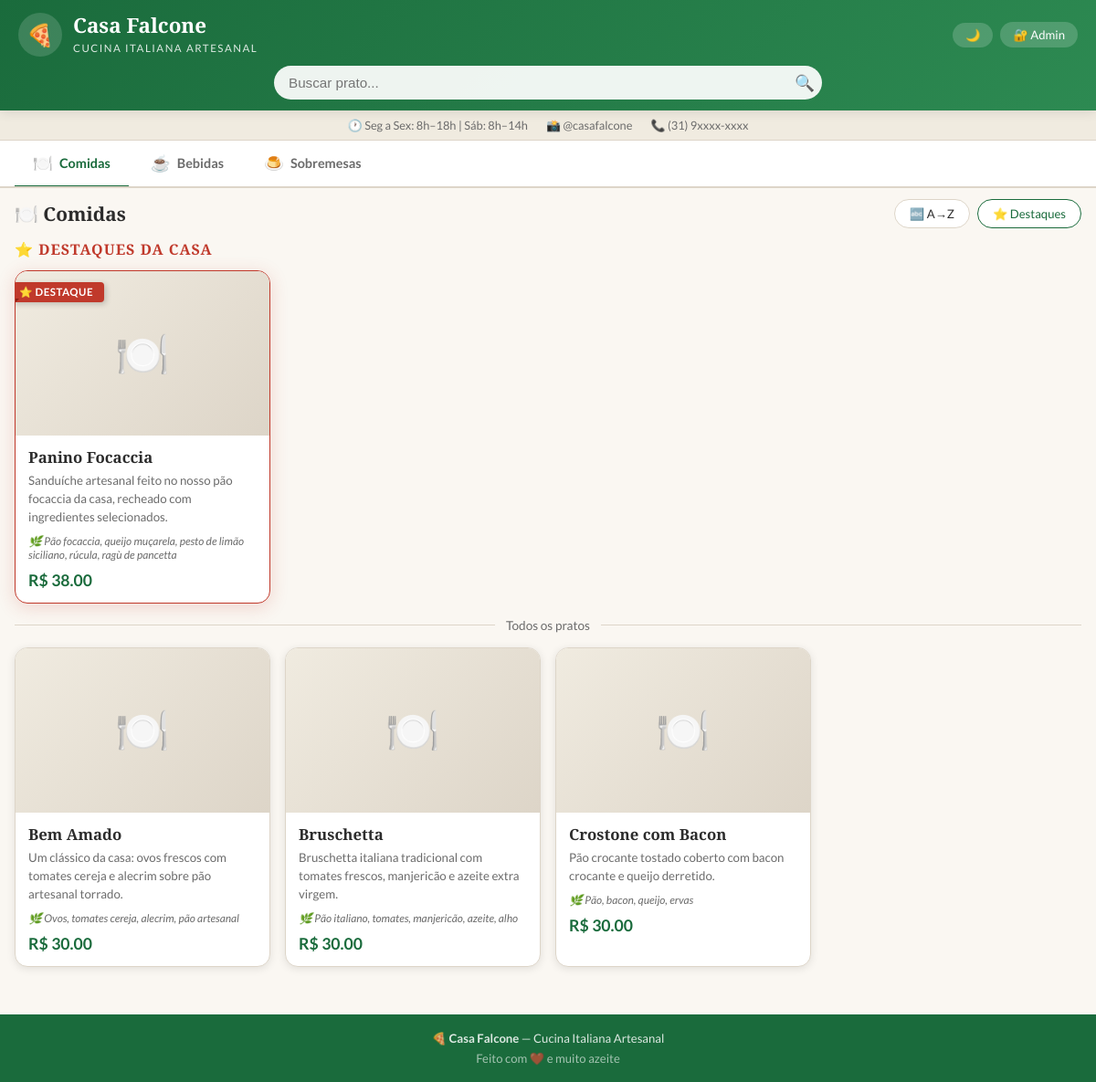
The app's page /cardapio with its own data.
### tables this page shows
CREATE TABLE config (
        chave TEXT PRIMARY KEY,
        valor TEXT
    );

CREATE TABLE pratos (
        id INTEGER PRIMARY KEY AUTOINCREMENT,
        nome TEXT NOT NULL,
        categoria TEXT NOT NULL CHECK(categoria IN ('comida','bebida','sobremesa')),
        descricao TEXT,
        ingredientes TEXT,
        preco REAL NOT NULL,
        foto TEXT DEFAULT 'default.jpg',
        disponivel INTEGER DEFAULT 1,
        destaque INTEGER DEFAULT 0,
        criado_em TEXT DEFAULT CURRENT_TIMESTAMP
    );

### app.py (the view)
@app.route('/cardapio')
def cardapio():
    conn = get_db()
    busca = request.args.get('busca', '').strip()
    categoria = request.args.get('categoria', 'comida')
    ordem = request.args.get('ordem', 'destaque')
    query = "SELECT * FROM pratos WHERE categoria = ?"
    params = [categoria]
    if busca:
        query = "SELECT * FROM pratos WHERE categoria = ? AND nome LIKE ?"
        params.append(f'%{busca}%')
    if ordem == 'az':
        query += " ORDER BY nome ASC"
    else:
        query += " ORDER BY destaque DESC, disponivel DESC, nome ASC"
    pratos = conn.execute(query, params).fetchall()
    config = get_config()
    conn.close()
    return render_template('cardapio.html',
                           pratos=pratos,
                           categoria=categoria,
                           busca=busca,
                           ordem=ordem,
                           config=config)

### app.py (called while the page is built)
def get_db():
    conn = sqlite3.connect(DB_PATH)
    conn.row_factory = sqlite3.Row
    return conn

def get_config():
    conn = get_db()
    rows = conn.execute("SELECT chave, valor FROM config").fetchall()
    conn.close()
    return {r['chave']: r['valor'] for r in rows}

### templates/cardapio.html (shortened to what this page needs)
<!DOCTYPE html>
<html lang="pt-BR" data-tema="claro">
<head>
  <link rel="stylesheet" href="{{ url_for('static', filename='css/style.css') }}">
</head>
<body>
<header class="header-publico">
  <div class="header-top">
    <div class="logo-area">
      <div class="logo-icone">🍕</div>
      <div class="logo-texto">
        <h1>Casa Falcone</h1>
        <small>Cucina Italiana Artesanal</small>
      </div>
    </div>
    <div class="header-acoes">
      <button class="btn-tema" onclick="alternarTema()" title="Alternar tema">
        <span id="icone-tema">🌙</span>
      </button>
      <a href="{{ url_for('admin_login') }}" class="btn-admin">
        🔐 Admin
      </a>
    </div>
  </div>
  <div class="header-busca">
    <form method="GET" action="{{ url_for('cardapio') }}" class="busca-wrap">
      <input type="text" name="busca" placeholder="Buscar prato..."
             value="{{ busca }}" autocomplete="off" id="campo-busca">
      <button type="submit">🔍</button>
    </form>
  </div>
</header>
{% if config.horario %}
<div class="info-bar">
  <span>🕐 {{ config.horario }}</span>
  {% if config.instagram %}<span>📸 {{ config.instagram }}</span>{% endif %}
  {% if config.telefone %}<span>📞 {{ config.telefone }}</span>{% endif %}
</div>
{% endif %}
<nav>
  <div class="abas-container">
    <a href="{{ url_for('cardapio', categoria='comida', busca=busca, ordem=ordem) }}"
       class="aba {% if categoria == 'comida' %}ativa{% endif %}">
      <span class="aba-icone">🍽️</span> Comidas
    </a>
    <a href="{{ url_for('cardapio', categoria='bebida', busca=busca, ordem=ordem) }}"
       class="aba {% if categoria == 'bebida' %}ativa{% endif %}">
      <span class="aba-icone">☕</span> Bebidas
    </a>
    <a href="{{ url_for('cardapio', categoria='sobremesa', busca=busca, ordem=ordem) }}"
       class="aba {% if categoria == 'sobremesa' %}ativa{% endif %}">
      <span class="aba-icone">🍮</span> Sobremesas
    </a>
  </div>
</nav>
<div class="controles-bar">
  <span class="titulo-cat">
    {% if categoria == 'comida' %}🍽️ Comidas
    {% elif categoria == 'bebida' %}☕ Bebidas
    {% else %}🍮 Sobremesas{% endif %}
  </span>
  <div style="display:flex;gap:8px">
    <a href="{{ url_for('cardapio', categoria=categoria, busca=busca, ordem='az') }}"
       class="btn-ordem {% if ordem == 'az' %}ativo{% endif %}">
      🔤 A→Z
    </a>
    <a href="{{ url_for('cardapio', categoria=categoria, busca=busca, ordem='destaque') }}"
       class="btn-ordem {% if ordem == 'destaque' %}ativo{% endif %}">
      ⭐ Destaques
    </a>
  </div>
</div>
{% set destaques = pratos | selectattr('destaque', 'equalto', 1) | selectattr('disponivel', 'equalto', 1) | list %}
{% if destaques and not busca and ordem != 'az' %}
<div class="secao-destaque">
  <h2>⭐ Destaques da Casa</h2>
  <div class="destaques-grid">
    {% for p in destaques %}
    <div class="card-prato destaque-card">
      <div class="fita-destaque">⭐ Destaque</div>
      {% if p.foto and p.foto != 'default_food.jpg' and p.foto != 'default_drink.jpg' and p.foto != 'default_dessert.jpg' %}
        <img src="{{ url_for('static', filename='images/' + p.foto) }}" alt="{{ p.nome }}" class="card-foto">
      {% else %}
        <div class="card-foto-placeholder">
          {% if p.categoria == 'bebida' %}☕{% elif p.categoria == 'sobremesa' %}🍮{% else %}🍽️{% endif %}
        </div>
      {% endif %}
      <div class="card-corpo">
        <div class="card-nome">{{ p.nome }}</div>
        {% if p.descricao %}<div class="card-descricao">{{ p.descricao }}</div>{% endif %}
        {% if p.ingredientes %}<div class="card-ingredientes">🌿 {{ p.ingredientes }}</div>{% endif %}
        <div class="card-rodape">
          <span class="card-preco">R$ {{ "%.2f"|format(p.preco) }}</span>
        </div>
      </div>
    </div>
    {% endfor %}
  </div>
</div>
<div class="divisor-italiano">Todos os pratos</div>
{% endif %}
{% if pratos %}
<div class="pratos-grid">
  {% for p in pratos %}
  {% if not (p.destaque and not busca and ordem != 'az') %}
  <div class="card-prato {% if not p.disponivel %}indisponivel{% endif %}">
    {% if p.foto and p.foto not in ['default_food.jpg','default_drink.jpg','default_dessert.jpg'] %}
      <img src="{{ url_for('static', filename='images/' + p.foto) }}" alt="{{ p.nome }}" class="card-foto">
    {% else %}
      <div class="card-foto-placeholder">
        {% if p.categoria == 'bebida' %}☕{% elif p.categoria == 'sobremesa' %}🍮{% else %}🍽️{% endif %}
      </div>
    {% endif %}
    <div class="card-corpo">
      <div class="card-nome">{{ p.nome }}</div>
      {% if p.descricao %}<div class="card-descricao">{{ p.descricao }}</div>{% endif %}
      {% if p.ingredientes %}<div class="card-ingredientes">🌿 {{ p.ingredientes }}</div>{% endif %}
      <div class="card-rodape">
        <span class="card-preco">
          {% if p.disponivel %}R$ {{ "%.2f"|format(p.preco) }}{% else %}—{% endif %}
        </span>
      </div>
    </div>
  </div>
  {% endif %}
  {% endfor %}
</div>
{% endif %}
<footer class="footer">
  <p>🍕 <strong>Casa Falcone</strong> — Cucina Italiana Artesanal</p>
  <p style="margin-top:6px;opacity:0.7">Feito com ❤️ e muito azeite</p>
</footer>
</body>
</html>

### records on screen
config: horario "Seg a Sex: 8h–18h | Sáb: 8h–14h"
config: instagram "@casafalcone"
config: telefone "(31) 9xxxx-xxxx"
pratos: nome "Panino Focaccia", descricao "Sanduíche artesanal feito no nosso pão focaccia da casa, recheado com ingredientes selecionados.", ingredientes "Pão focaccia, queijo muçarela, pesto de limão siciliano, rúcula, ragù de pancetta", preco "38.00"
pratos: nome "Bem Amado", descricao "Um clássico da casa: ovos frescos com tomates cereja e alecrim sobre pão artesanal torrado.", ingredientes "Ovos, tomates cereja, alecrim, pão artesanal", preco "30.00"
pratos: nome "Bruschetta", descricao "Bruschetta italiana tradicional com tomates frescos, manjericão e azeite extra virgem.", ingredientes "Pão italiano, tomates, manjericão, azeite, alho", preco "30.00"
pratos: nome "Crostone com Bacon", descricao "Pão crocante tostado coberto com bacon crocante e queijo derretido.", ingredientes "Pão, bacon, queijo, ervas", preco "30.00"
